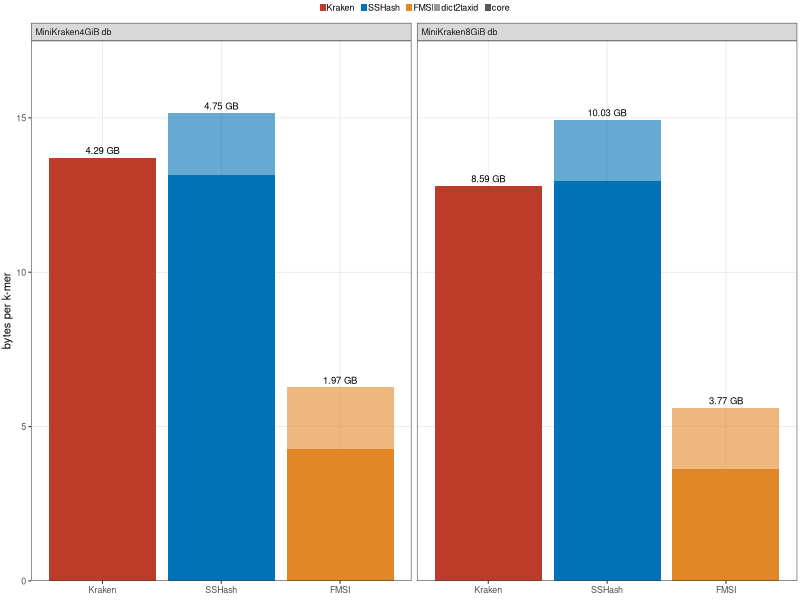
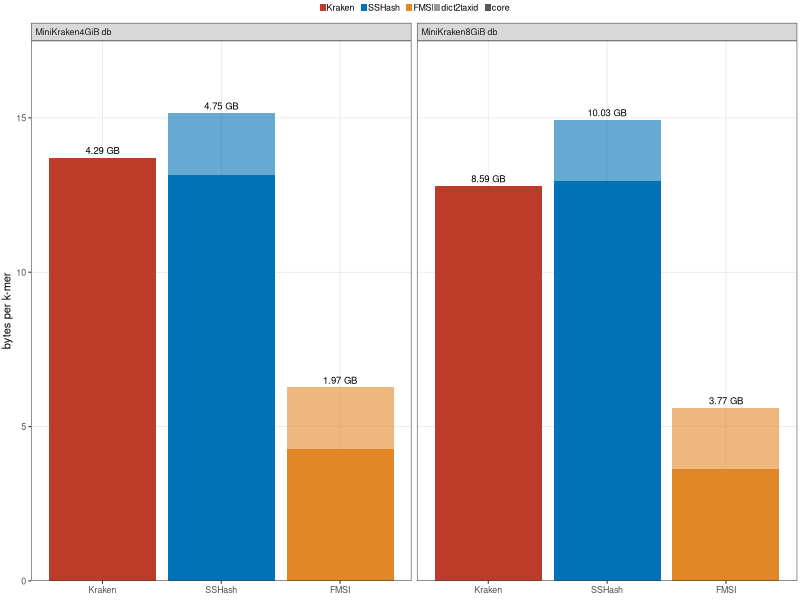

The R source for these figures, in order:
#!/usr/bin/env Rscript

library(tidyverse)
library(ggsci)

h <- 4
w <- 7 # 7.5 without the legend, 15 with legend
u <- "cm"


fn <- paste0("fig_minikraken.pdf")

# $ wc -c minikraken_20171*/database*
#  536870928 minikraken_20171019_8GB/database.idx
# 8053064728 minikraken_20171019_8GB/database.kdb
#  536870928 minikraken_20171101_4GB_dustmasked/database.idx
# 3758097436 minikraken_20171101_4GB_dustmasked/database.kdb
#

kraken4gb <- 536870928 + 3758097436
kraken8gb <- 536870928 + 8053064728

ps <- 1.8 # point size
fs <- 8 # font size

MAX_Y_VAL <- 52
MAX_X_VAL <- 45

df0 <- read_tsv("lookup_final_results.tsv", na = "na")

genomes <- c("minikr4gib", "minikr8gib")
algorithms <- c("SSHash", "FMSI")

df1 <- df0 %>%
    filter(genome %in% genomes)


df2 <- df1 %>%
    filter(qType == "Pos") %>%
    filter(plot == "isol") %>%
    filter(algorithm != "FMSI(spss)") %>%
    mutate(algorithm = str_replace(algorithm, "FMSI.*", "FMSI")) %>%
    mutate(algorithm = str_replace(algorithm, "^BWA.*", "BWA")) %>%
    mutate(algorithm = str_replace(algorithm, "SSHash.*", "SSHash")) %>%
    filter(algorithm %in% algorithms)

df3 <- df2 %>%
    select(genome, k, kmer_count, algorithm, index_bytes) %>%
    rename(core = index_bytes) %>%
    mutate(dict2taxid = kmer_count * 2)

df4 <- df3 %>%
    bind_rows(
        df3 %>% filter(genome == "minikr4gib", algorithm == "FMSI") %>%
            mutate(
                algorithm = "Kraken",
                core = kraken4gb,
                dict2taxid = 0
            )
    ) %>%
    bind_rows(
        df3 %>% filter(genome == "minikr8gib", algorithm == "FMSI") %>%
            mutate(
                algorithm = "Kraken",
                core = kraken8gb,
                dict2taxid = 0
            )
    )

df5 <- df4 %>%
    pivot_longer(
        cols = c("core", "dict2taxid"),
        names_to = "part",
        values_to = "bytes"
    ) %>%
    mutate(part = factor(part) %>% fct_rev()) %>%
    mutate(algorithm = factor(algorithm, levels = c("Kraken", "SSHash", "FMSI"))) %>%
    mutate(genome = ifelse(genome == "minikr8gib", "MiniKraken8GiB db", "MiniKraken4GiB db"))


df <- df5


theme_set(
    theme_bw(base_size = fs) +
        theme(
            #axis.text.x = element_text(angle = 45),
            panel.grid.major = element_line(color = "grey90", size = 0.25),
            #panel.grid.minor = element_line(color = "grey90", size = 0.25),
            panel.grid.minor = element_blank(),
            legend.key.size = unit(0.2, "cm"),
            legend.position = "top",
            legend.spacing = unit(0.0, "cm"),
            # Overall spacing between items
            legend.text = element_text(margin = margin(
                t = 0,
                r = 0,
                b = 0,
                l = 0
            )),
            legend.margin = margin(
                t = 0,
                r = 0,
                b = 0,
                l = 0
            ),
            legend.title = element_blank(),
            strip.text.x = element_text(hjust = 0),
            plot.margin = margin(
                t = 2,
                r = 2,
                b = -7,
                l = 1,
                unit = "pt"
            )
        )
)


df_labels <- df %>%
    group_by(genome, algorithm) %>%
    summarize(total_bytes = sum(bytes),
              bytes_per_kmer = sum(bytes / kmer_count)) %>%
    ungroup()

ggplot() +
    geom_bar(
        data = df,
        aes(
            x = algorithm,
            y = bytes / kmer_count,
            fill = algorithm,
            alpha = part
        ),
        stat = "identity"
    ) +
    geom_text(
        data = df_labels,
        aes(
            x = algorithm,
            y = bytes_per_kmer,
            label = paste(round(total_bytes / 1e9, 2), "GB")
        ),
        position = position_identity(),
        vjust = -0.5,
        size = 0.3 * fs,
        color = "black"
    ) +
    scale_fill_nejm() + facet_grid(. ~ genome) +
    guides(algorithm = guide_legend(nrow = 1), color = guide_legend(nrow = 1)) +
    scale_alpha_manual(values = c("dict2taxid" = 0.6, "core" = 1.0)) +
    scale_y_continuous(limits = c(0, 17.5), expand = c(0, 0)) +
    labs(y = "bytes per k-mer", x = "")



## == == == == == == == == == == == == == ==
## Step 5: Save plot --------------------------------------------------------------------
## == == == == == == == == == == == == == ==

ggsave(fn,
       height = h,
       width = w,
       unit = u)
